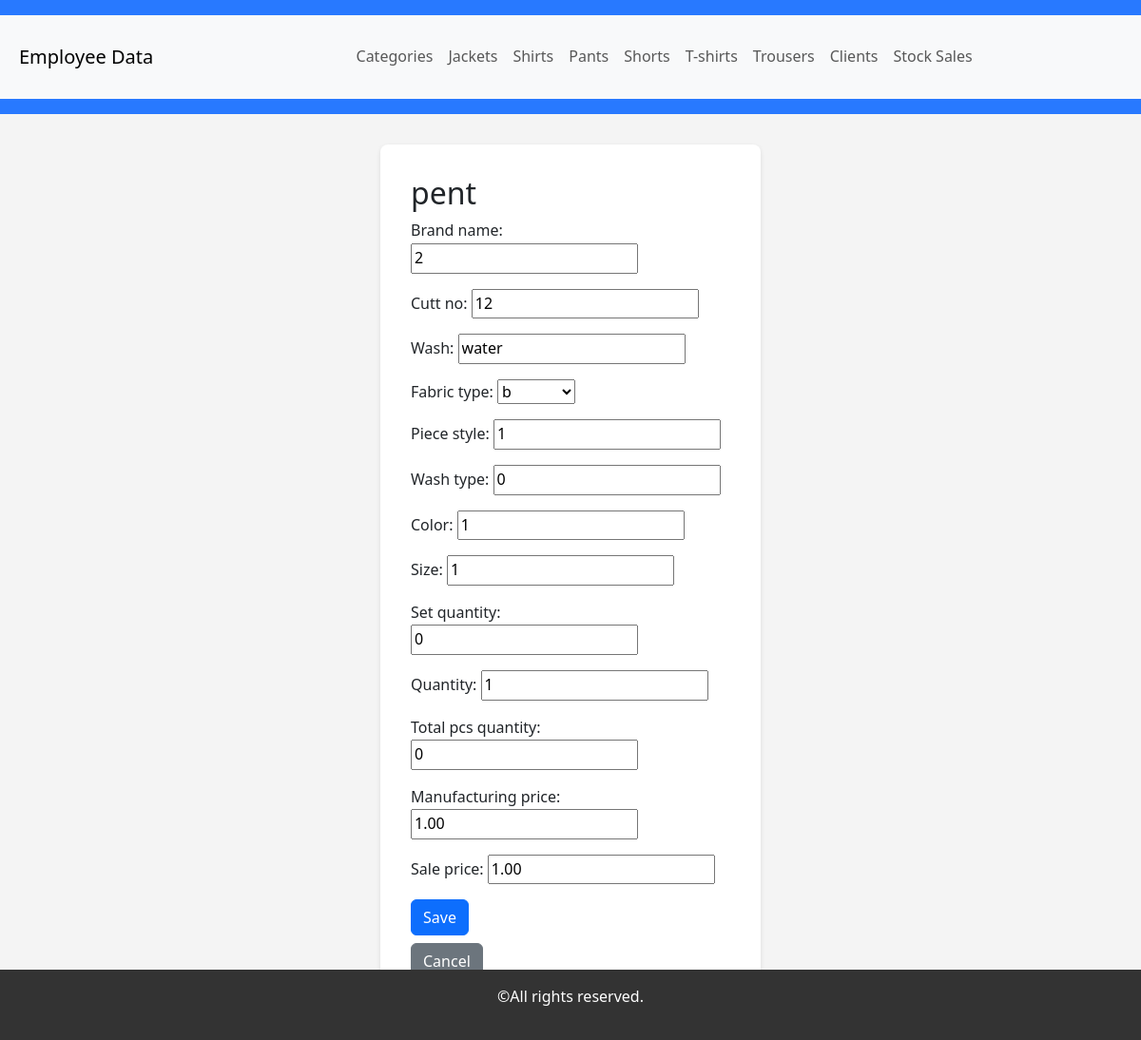
Page /product/pants/5/edit/ on the committed database.
### product/models.py (models this page shows, shortened)
class Pant(models.Model):
    brand_name = models.CharField(max_length=50)
    cutt_no = models.CharField(max_length=50)  # Allows storing a list of numbers
    wash = models.CharField(max_length=50)
    fabric_type = models.ForeignKey(Category, on_delete=models.CASCADE)
    piece_style = models.CharField(max_length=50)
    wash_type = models.CharField(max_length=50)
    color = models.CharField(max_length=30)
    size = models.CharField(max_length=10)
    set_quantity = models.IntegerField()
    quantity = models.IntegerField()
    total_pcs_quantity = models.IntegerField(default=0)
    manufacturing_price = models.DecimalField(max_digits=10, decimal_places=2)
    sale_price = models.DecimalField(max_digits=10, decimal_places=2)

### product/views.py (the view)
# urls.py: path('pants/<int:pk>/edit/', PantUpdateView.as_view(), name='pant_update'),
class PantUpdateView(UpdateView):
    model = Pant
    form_class = PantForm
    template_name = 'pent/pent_form.html'
    success_url = reverse_lazy('pant_list')

### product/forms.py
class PantForm(forms.ModelForm):
    class Meta:
        model = Pant
        fields = '__all__'

### product/models.py (called while the page is built)
    def __str__(self):
        return self.name

### product/templates/pent/pent_form.html (shortened to what this page needs)
{% extends 'base_form.html' %}
{% block content %}
    <h2> pent</h2>
    <form method="post">
        {{ form.as_p }}
        <button type="submit" class="btn btn-primary">Save</button>
    </form>
    <a href="{% url 'pant_list' %}" class="btn btn-secondary mt-2">Cancel</a>
{% endblock %}

### employees/templates/base_form.html (style rules this page uses)
body { font-family: 'Segoe UI', Tahoma, Geneva, Verdana, sans-serif; line-height: 1.6; background-color: #f4f4f4; }

### rows in the picture
Pant: brand_name "2", cutt_no "12", wash "water", fabric_type "b", piece_style "1", wash_type "0", color "1", size "1", set_quantity "0", quantity "1", total_pcs_quantity "0", manufacturing_price "1.00", sale_price "1.00"
